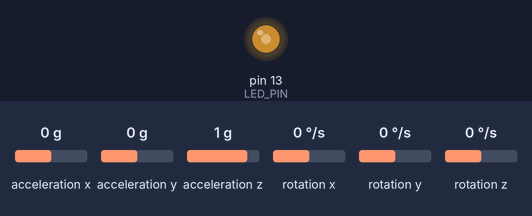
Simulated run of this sketch. Board: Arduino Uno, built with avr-gcc and run on an emulated ATmega328P. Shown: output pins drawn as LEDs (lit = HIGH). The inputs (shaded band) are chosen by the test bench; at power-on: acceleration x 0 g, acceleration y 0 g, acceleration z 1 g, rotation x 0 °/s, rotation y 0 °/s, rotation z 0 °/s. What the sketch prints to the serial monitor is not drawn.

Above: at 1.2 s.
1.3 s: acceleration x set to 0.5 g
4.3 s: acceleration x set to 0.8 g
6.1 s: acceleration y set to 0.8 g
9.1 s: acceleration z set to 0 g
12.1 s: acceleration y set to 0.5 g
Timing chart, 0 to 16.1 s (numbered marks = the images above; inputs shaded):
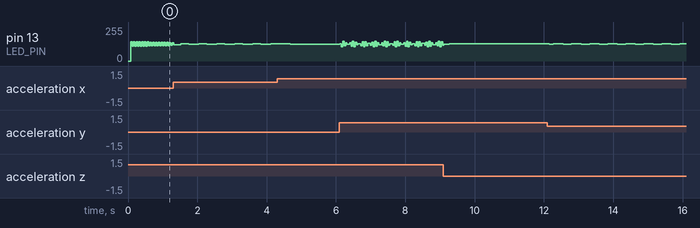

Measured:
- after the input at 12.1 s, pin 13 (LED_PIN): 130/255 → 124/255 after 0.06 s, then repeats every 0.52 s: 131/255 0.28 s, 124/255 0.24 s

The sketch:

MPU6050_findVals.ino
```cpp
// I2C device class (I2Cdev) demonstration Arduino sketch for MPU6050 class
// 10/7/2011 by Jeff Rowberg <jeff@rowberg.net>
// Updates should (hopefully) always be available at https://github.com/jrowberg/i2cdevlib
//
// Changelog:
//      2013-05-08 - added multiple output formats
//                 - added seamless Fastwire support
//      2011-10-07 - initial release

/* ============================================
I2Cdev device library code is placed under the MIT license
Copyright (c) 2011 Jeff Rowberg

Permission is hereby granted, free of charge, to any person obtaining a copy
of this software and associated documentation files (the "Software"), to deal
in the Software without restriction, including without limitation the rights
to use, copy, modify, merge, publish, distribute, sublicense, and/or sell
copies of the Software, and to permit persons to whom the Software is
furnished to do so, subject to the following conditions:

The above copyright notice and this permission notice shall be included in
all copies or substantial portions of the Software.

THE SOFTWARE IS PROVIDED "AS IS", WITHOUT WARRANTY OF ANY KIND, EXPRESS OR
IMPLIED, INCLUDING BUT NOT LIMITED TO THE WARRANTIES OF MERCHANTABILITY,
FITNESS FOR A PARTICULAR PURPOSE AND NONINFRINGEMENT. IN NO EVENT SHALL THE
AUTHORS OR COPYRIGHT HOLDERS BE LIABLE FOR ANY CLAIM, DAMAGES OR OTHER
LIABILITY, WHETHER IN AN ACTION OF CONTRACT, TORT OR OTHERWISE, ARISING FROM,
OUT OF OR IN CONNECTION WITH THE SOFTWARE OR THE USE OR OTHER DEALINGS IN
THE SOFTWARE.
===============================================
*/

// I2Cdev and MPU6050 must be installed as libraries, or else the .cpp/.h files
// for both classes must be in the include path of your project
#include "I2Cdev.h"
#include "MPU6050.h"

// Arduino Wire library is required if I2Cdev I2CDEV_ARDUINO_WIRE implementation
// is used in I2Cdev.h
#if I2CDEV_IMPLEMENTATION == I2CDEV_ARDUINO_WIRE
    #include "Wire.h"
#endif

// class default I2C address is 0x68
// specific I2C addresses may be passed as a parameter here
// AD0 low = 0x68 (default for InvenSense evaluation board)
// AD0 high = 0x69
MPU6050 accelgyro;
//MPU6050 accelgyro(0x69); // <-- use for AD0 high

int16_t ax, ay, az;
int16_t gx, gy, gz;


// uncomment "OUTPUT_READABLE_ACCELGYRO" if you want to see a tab-separated
// list of the accel X/Y/Z and then gyro X/Y/Z values in decimal. Easy to read,
// not so easy to parse, and slow(er) over UART.
#define OUTPUT_READABLE_ACCELGYRO

// uncomment "OUTPUT_BINARY_ACCELGYRO" to send all 6 axes of data as 16-bit
// binary, one right after the other. This is very fast (as fast as possible
// without compression or data loss), and easy to parse, but impossible to read
// for a human.
//#define OUTPUT_BINARY_ACCELGYRO


#define LED_PIN 13
bool blinkState = false;

void setup() {
    // join I2C bus (I2Cdev library doesn't do this automatically)
    #if I2CDEV_IMPLEMENTATION == I2CDEV_ARDUINO_WIRE
        Wire.begin();
    #elif I2CDEV_IMPLEMENTATION == I2CDEV_BUILTIN_FASTWIRE
        Fastwire::setup(400, true);
    #endif

    // initialize serial communication
    // (38400 chosen because it works as well at 8MHz as it does at 16MHz, but
    // it's really up to you depending on your project)
    Serial.begin(38400);

    // initialize device
    Serial.println("Initializing I2C devices...");
    accelgyro.initialize();

    // verify connection
    Serial.println("Testing device connections...");
    Serial.println(accelgyro.testConnection() ? "MPU6050 connection successful" : "MPU6050 connection failed");

    // use the code below to change accel/gyro offset values
    /*
    Serial.println("Updating internal sensor offsets...");
    // -76	-2359	1688	0	0	0
    Serial.print(accelgyro.getXAccelOffset()); Serial.print("\t"); // -76
    Serial.print(accelgyro.getYAccelOffset()); Serial.print("\t"); // -2359
    Serial.print(accelgyro.getZAccelOffset()); Serial.print("\t"); // 1688
    Serial.print(accelgyro.getXGyroOffset()); Serial.print("\t"); // 0
    Serial.print(accelgyro.getYGyroOffset()); Serial.print("\t"); // 0
    Serial.print(accelgyro.getZGyroOffset()); Serial.print("\t"); // 0
    Serial.print("\n");*/
    accelgyro.setXAccelOffset(-3565);
    accelgyro.setYAccelOffset(245);
    accelgyro.setZAccelOffset(750);
    /*Serial.print(accelgyro.getXAccelOffset()); Serial.print("\t"); // -76
    Serial.print(accelgyro.getYAccelOffset()); Serial.print("\t"); // -2359
    Serial.print(accelgyro.getZAccelOffset()); Serial.print("\t"); // 1688
    Serial.print(accelgyro.getXGyroOffset()); Serial.print("\t"); // 0
    Serial.print(accelgyro.getYGyroOffset()); Serial.print("\t"); // 0
    Serial.print(accelgyro.getZGyroOffset()); Serial.print("\t"); // 0
    Serial.print("\n");
    */

    // configure Arduino LED for
    pinMode(LED_PIN, OUTPUT);
}

void loop() {
    // read raw accel/gyro measurements from device
    accelgyro.getMotion6(&ax, &ay, &az, &gx, &gy, &gz);

    // these methods (and a few others) are also available
    //accelgyro.getAcceleration(&ax, &ay, &az);
    //accelgyro.getRotation(&gx, &gy, &gz);

    #ifdef OUTPUT_READABLE_ACCELGYRO
        // display tab-separated accel/gyro x/y/z values
        Serial.print("a/g:\t");
        Serial.print(ax); Serial.print("\t");
        Serial.print(ay); Serial.print("\t");
        Serial.print(az); Serial.print("\t");
        Serial.print(gx); Serial.print("\t");
        Serial.print(gy); Serial.print("\t");
        Serial.println(gz);
    #endif

    #ifdef OUTPUT_BINARY_ACCELGYRO
        Serial.write((uint8_t)(ax >> 8)); Serial.write((uint8_t)(ax & 0xFF));
        Serial.write((uint8_t)(ay >> 8)); Serial.write((uint8_t)(ay & 0xFF));
        Serial.write((uint8_t)(az >> 8)); Serial.write((uint8_t)(az & 0xFF));
        Serial.write((uint8_t)(gx >> 8)); Serial.write((uint8_t)(gx & 0xFF));
        Serial.write((uint8_t)(gy >> 8)); Serial.write((uint8_t)(gy & 0xFF));
        Serial.write((uint8_t)(gz >> 8)); Serial.write((uint8_t)(gz & 0xFF));
    #endif

    // blink LED to indicate activity
    blinkState = !blinkState;
    digitalWrite(LED_PIN, blinkState);
}
```
